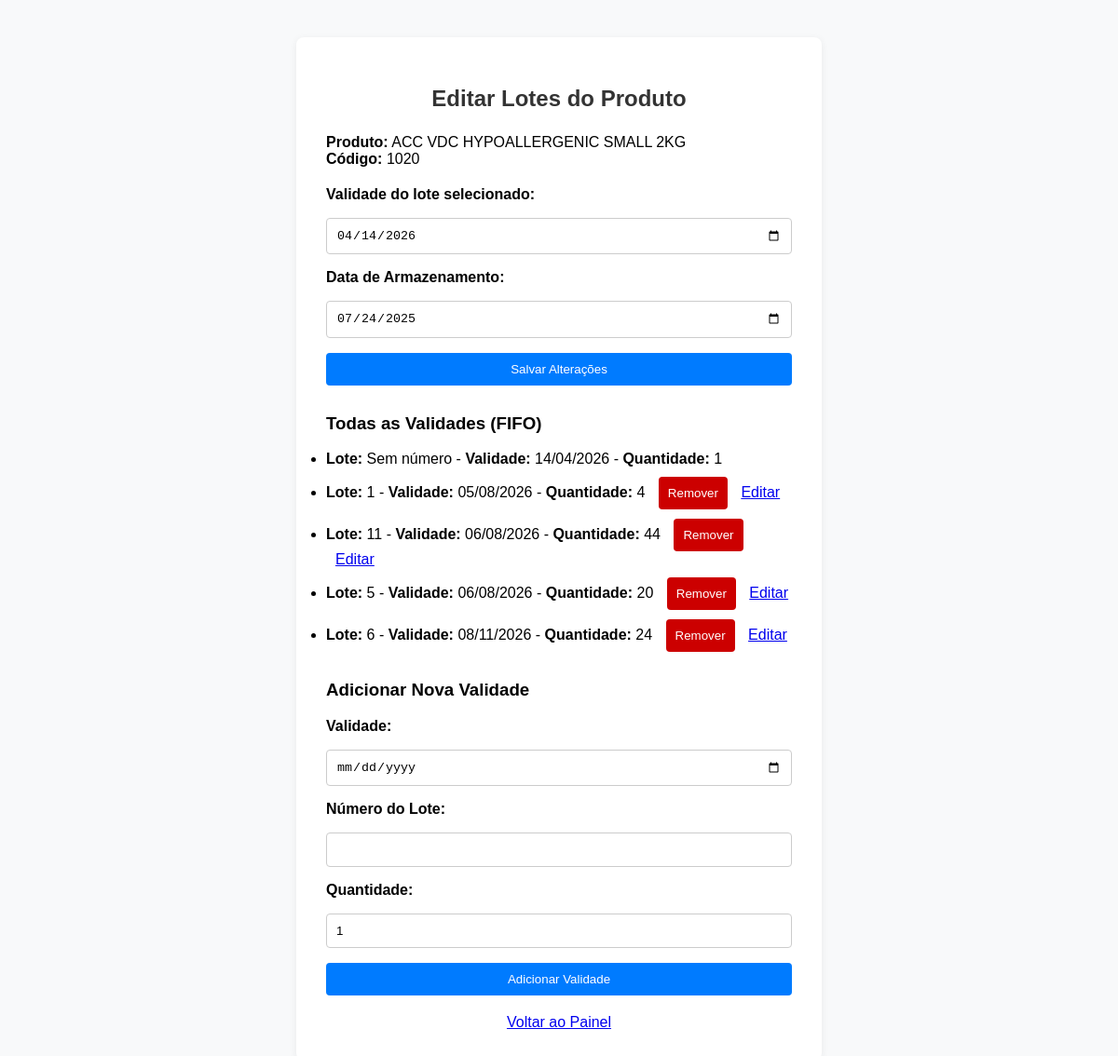
The page /produtos/editar_lote/16/ on the database its author committed.
### produtos/models.py (models this page shows, shortened)
class Produto(models.Model):
    nome = models.CharField(max_length=100, validators=[validar_nome_produto])
    codigo = models.CharField(max_length=50, unique=True)
    peso = models.CharField(max_length=50)
    categoria = models.CharField(max_length=100, blank=True, null=True)
    fornecedor = models.CharField(max_length=100, blank=True, null=True)
    created_at = models.DateTimeField(auto_now_add=True, null=True, blank=True)
    updated_at = models.DateTimeField(auto_now=True, null=True, blank=True)

class Lote(models.Model):
    produto = models.ForeignKey(Produto, on_delete=models.CASCADE, related_name='lotes')
    validade = models.DateField()
    quantidade = models.PositiveIntegerField(default=1)
    data_fabricacao = models.DateField(null=True, blank=True)
    numero_lote = models.CharField(max_length=50, blank=True, null=True)
    created_at = models.DateTimeField(auto_now_add=True, null=True, blank=True)
    class Meta:
        unique_together = ('produto', 'validade', 'numero_lote')
        ordering = ['validade']

class Estoque(models.Model):
    produto = models.ForeignKey(Produto, on_delete=models.CASCADE)
    local = models.ForeignKey(Armazenamento, on_delete=models.CASCADE)
    data_armazenado = models.DateField()
    usuario_responsavel = models.CharField(max_length=100, blank=True, null=True)
    observacoes = models.TextField(blank=True, null=True)
    class Meta:
        ordering = ['-data_armazenado']

### produtos/views.py (the view, shortened to what this page needs)
# urls.py: path('editar_lote/<int:lote_id>/', views.editar_lote, name='editar_lote'),
def editar_lote(request, lote_id):
    lote = get_object_or_404(Lote, id=lote_id)
    produto = lote.produto
    lotes = produto.lotes.all().order_by('validade')
    estoque = Estoque.objects.filter(produto=produto).order_by('data_armazenado').first()
    return render(request, 'produtos/editar_lote.html', {
        'lote': lote,
        'lotes': lotes,
        'produto': produto,
        'data_armazenado': estoque.data_armazenado if estoque else None
    })

### produtos/templates/produtos/editar_lote.html (shortened to what this page needs)
<!DOCTYPE html>
<html lang="pt-br">
<head>
</head>
<body>
    <div class="container">
        <h2>Editar Lotes do Produto</h2>
        <div style="margin-bottom:20px;">
            <b>Produto:</b> {{ produto.nome }}<br>
            <b>Código:</b> {{ produto.codigo }}
        </div>
        <form method="post">
            <label for="validade">Validade do lote selecionado:</label>
            <input type="date" name="validade" id="validade" value="{{ lote.validade|date:'Y-m-d' }}" required>
            <label for="data_armazenado">Data de Armazenamento:</label>
            <input type="date" name="data_armazenado" id="data_armazenado" value="{{ data_armazenado|date:'Y-m-d' }}" required>
            <button type="submit">Salvar Alterações</button>
        </form>
        <h3 style="margin-top:30px;">Todas as Validades (FIFO)</h3>
        <ul style="padding-left:0;">
            {% for l in lotes %}
            <li style="margin-bottom:10px;">
                <b>Lote:</b> {{ l.numero_lote|default:"Sem número" }} - <b>Validade:</b> {{ l.validade|date:"d/m/Y" }} - <b>Quantidade:</b> {{ l.quantidade }}
                {% if l.id != lote.id %}
                <form method="post" style="display:inline;">
                    <button type="submit" class="danger" style="margin-left:10px;" onclick="return confirm('Remover esta validade?')">Remover</button>
                </form>
                {% endif %}
                {% if l.id != lote.id %}
                <a href="{% url 'editar_lote' l.id %}" style="margin-left:10px;">Editar</a>
                {% endif %}
            </li>
            {% endfor %}
        </ul>
        <h3 style="margin-top:30px;">Adicionar Nova Validade</h3>
        <form method="post">
            <label>Validade:</label>
            <input type="date" name="nova_validade" required>
            <label>Número do Lote:</label>
            <input type="text" name="novo_numero_lote">
            <label>Quantidade:</label>
            <input type="number" name="nova_quantidade" min="1" value="1">
            <button type="submit">Adicionar Validade</button>
        </form>
        <div style="margin-top:20px; text-align:center;">
            <a href="{% url 'painel' %}">Voltar ao Painel</a>
        </div>
    </div>
</body>
</html>

### produtos/templates/produtos/editar_lote.html (style rules this page uses)
body { font-family: Arial, sans-serif; background: #f8f9fa; }
.container { max-width: 500px; margin: 40px auto; background: #fff; padding: 32px; border-radius: 8px; box-shadow: 0 2px 8px #0001; }
h2 { color: #333; margin-bottom: 24px; text-align: center; }
form { display: flex; flex-direction: column; gap: 16px; }
label { font-weight: bold; }
input, button { padding: 10px; border-radius: 4px; border: 1px solid #ccc; }
button { background: #007bff; color: #fff; border: none; cursor: pointer; }
.danger { background: #c00; color: #fff; }

### rows shown on the page
Produto: nome "ACC VDC HYPOALLERGENIC SMALL 2KG", codigo "1020"
Lote: validade "04/14/2026", numero_lote "Sem número", validade "14/04/2026", quantidade "1"
Estoque: data_armazenado "07/24/2025"
Lote: numero_lote "1", validade "05/08/2026", quantidade "4", shows "Editar"
Lote: numero_lote "11", validade "06/08/2026", quantidade "44", shows "Editar"
Lote: numero_lote "5", validade "06/08/2026", quantidade "20", shows "Editar"
Lote: numero_lote "6", validade "08/11/2026", quantidade "24", shows "Editar"
